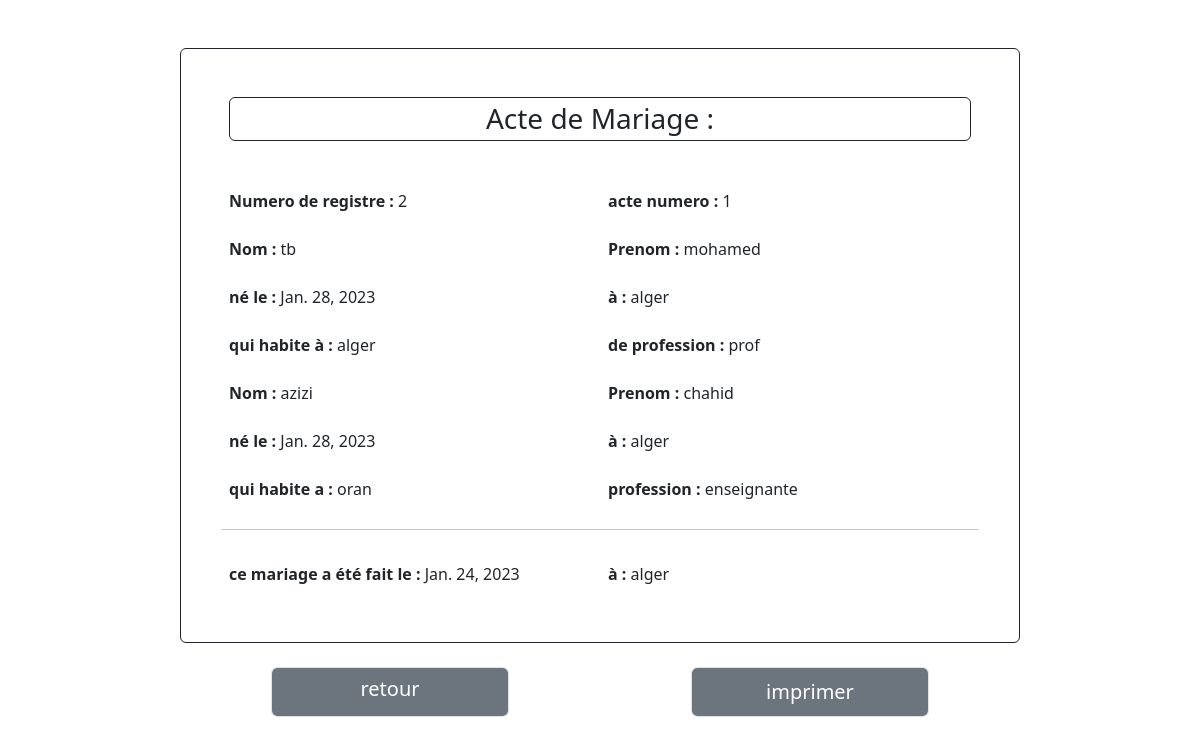
Page /editM/2 on the committed database.
### app1/models.py (models this page shows, shortened)
class Mariage(models.Model):
    officier=models.ForeignKey(Officier,on_delete=models.CASCADE,default=0)
    numero_registre = models.ForeignKey ( RegistreMariage , on_delete = models.CASCADE,default = 0 )
    numero = models.CharField(max_length=5, unique=True, default=num_mariage)
    profession_req1 = models.CharField ( max_length = 500 , verbose_name = "Profession du Marie" )
    domicile_req1 = models.CharField ( max_length = 500 , verbose_name = "Lieu de Domicile du Marie" )
    profession_req2 = models.CharField ( max_length = 500 , verbose_name = "Profession du Mariee" )
    domicile_req2 = models.CharField ( max_length = 500 , verbose_name = "Lieu de Domicile du Mariee" )
    filiation = models.CharField ( max_length = 500 , verbose_name = 'la filiation',default = ' ' )
    date_mariage = models.DateField ( verbose_name = "Date du Mariage" )
    lieu_mariage = models.CharField ( max_length = 500 , verbose_name = "Lieu du Mariage" )
    req1=models.ForeignKey(Naissance,on_delete=models.CASCADE,default=1,blank=True,related_name="req1info")
    temoin1=models.ForeignKey(Naissance,on_delete=models.CASCADE,default=1,blank=True,related_name="temoin1info")
    req2=models.ForeignKey(Naissance,on_delete=models.CASCADE,default=1,blank=True,related_name="req2info")
    temoin2=models.ForeignKey(Naissance,on_delete=models.CASCADE,default=1,blank=True,related_name="temoin2info")

class RegistreMariage(models.Model):
    bureau = models.ForeignKey ( Bureauetatcivile , on_delete = models.CASCADE,null = True )
    numero_registre = models.CharField ( max_length = 150 , verbose_name = 'Numero du Registre',primary_key=True )
    annee = models.IntegerField ( verbose_name = 'Annee' , default = datetime.datetime.now ( ).year )
    def __str__ ( self ) :
        return str ( self.numero_registre )

class Naissance(models.Model):
    officier=models.ForeignKey(Officier,on_delete=models.CASCADE,default=0)
    numero_registre = models.ForeignKey(RegistreNaissance,on_delete=models.CASCADE ,default = 0)
    sexe = models.CharField(max_length=150, verbose_name='Precise le sexe', choices=Sexe,default = 'Masculin')
    nom = models.CharField(max_length=250, verbose_name='Nom')
    prenoms = models.CharField(max_length=250, verbose_name='Prenoms')
    date_naiss = models.DateField(verbose_name='Date de Naissance',null = True)
    heure_naiss = models.TimeField(verbose_name='Heure de Naissance')
    hopital = models.ForeignKey(Centre,on_delete=models.CASCADE)
    pays=models.CharField(max_length = 50,verbose_name = 'pays de naissance',default = 'Algérie')
    profession_pere = models.CharField(max_length=250, verbose_name='Profession du Pere', blank=True)
    profession_mere = models.CharField(max_length=250, verbose_name='Profession de la Mere')
    perei=models.ForeignKey("self",on_delete=models.CASCADE,default=1,blank=True,related_name="pereinfo")
    merei=models.ForeignKey("self",on_delete=models.CASCADE,default=1,blank=True,related_name="mereinfo")

class Centre(models.Model):
    libelle_centre = models.CharField(max_length=500, verbose_name="Centre de Santé")
    situation = models.CharField(max_length=500, verbose_name="Situation Geographique du Centre")

### app1/views.py (the view)
# urls.py: path('editM/<int:id>', views.editM,name="editM"),
def editM(request, id):
    acte = Mariage.objects.get(id=id)
    return render(request,'voirM.html', {'acte':acte })

### templates/voirM.html (shortened to what this page needs)
<!DOCTYPE html>
{% load static %}
<html lang="en">
<head>
    <link rel="stylesheet" href="/static/css/bootstrap.min.css">
</head>
<body>
    <div id="pdf">
        <div class="container mt-5 border border-dark rounded p-5" style=" width :70%;">
            <h3 class="text-center border border-dark rounded p-1 mb-5"> Acte de Mariage : </h3>
            <form method="post" class="form-group row g-3 ">
                <div class="col-6">
                    <label class="form-label " style="text-align:left">Numero de registre : </label>
                    {{acte.numero_registre}}
                </div>
                <div class="col-6">
                    <label class="form-label " style="text-align:left">acte numero : </label>
                    {{acte.numero}}
                </div>
                <br>
                <div class="col-6">
                    <label class="form-label">Nom : </label>
                    {{acte.req1.nom}}
                </div>
                <div class="col-6">
                    <label class="form-label">Prenom : </label>
                    {{acte.req1.prenoms}}
                </div>
                <div class="col-6">
                    <label class="form-label">né le : </label>
                    {{acte.req1.date_naiss}}
                </div>
                <div class="col-6">
                    <label class="form-label">à : </label>
                    {{acte.req1.hopital.situation}}
                </div>
                <div class="col-6">
                    <label class="form-label">qui habite à : </label>
                    {{acte.domicile_req1}}
                </div>
                <div class="col-6">
                    <label class="form-label">de profession : </label>
                    {{acte.profession_req1}}
                </div>
                <div class="col-6">
                    <label class="form-label">Nom : </label>
                    {{acte.req2.nom}}
                </div>
                <div class="col-6">
                    <label class="form-label">Prenom : </label>
                    {{acte.req2.prenoms}}
                </div>
                <div class="col-6">
                    <label class="form-label">né le : </label>
                    {{acte.req2.date_naiss}}
                </div>
                <div class="col-6">
                    <label class="form-label">à : </label>
                    {{acte.req2.hopital.situation}}
                </div>
                <div class="col-6">
                    <label class="form-label">qui habite a : </label>
                    {{acte.domicile_req2}}
                </div>
                <div class="col-6">
                    <label class="form-label">profession : </label>
                    {{acte.profession_req2}}
                </div>
                <hr style="margin-top:20px">
                <div class="col-6">
                    <label class="form-label">ce mariage a été fait le : </label>
                    {{acte.date_mariage}}
                </div>
                <div class="col-6">
                    <label class="form-label">à : </label>
                    {{acte.lieu_mariage}}
                </div>
                <br>
            </form>
        </div>
    </div>
    <div class="row" style="width:70% ;margin-left:15%">
        <div class="col-6 ">
            <br>
            <a href="{% url 'searchM' %}" class="form-control bg-secondary fs-5 text-white mb-5 topdf"
                style="text-decoration:none;width:60%;height:50px;text-align:center;margin-left:20%">retour</a>
        </div>
        <div class="col-6 ">
            <br>
            <input onclick="printPage()" type="submit" id="ajt1"
                class="form-control bg-secondary fs-5 text-white mb-5 topdf"
                style="width:60%;height:50px;text-align:center;margin-left:20%" value="imprimer">
        </div>
    </div>
</body>
</html>

### templates/voirM.html (style rules this page uses)
label { font-weight: 600 }

### rows in the picture
Mariage: numero_registre "2", numero "1", req1.nom "tb", req1.prenoms "mohamed", req1.date_naiss "Jan. 28, 2023", req1.hopital.situation "alger", domicile_req1 "alger", profession_req1 "prof", req2.nom "azizi", req2.prenoms "chahid", req2.date_naiss "Jan. 28, 2023", req2.hopital.situation "alger", domicile_req2 "oran", profession_req2 "enseignante", date_mariage "Jan. 24, 2023", lieu_mariage "alger"
